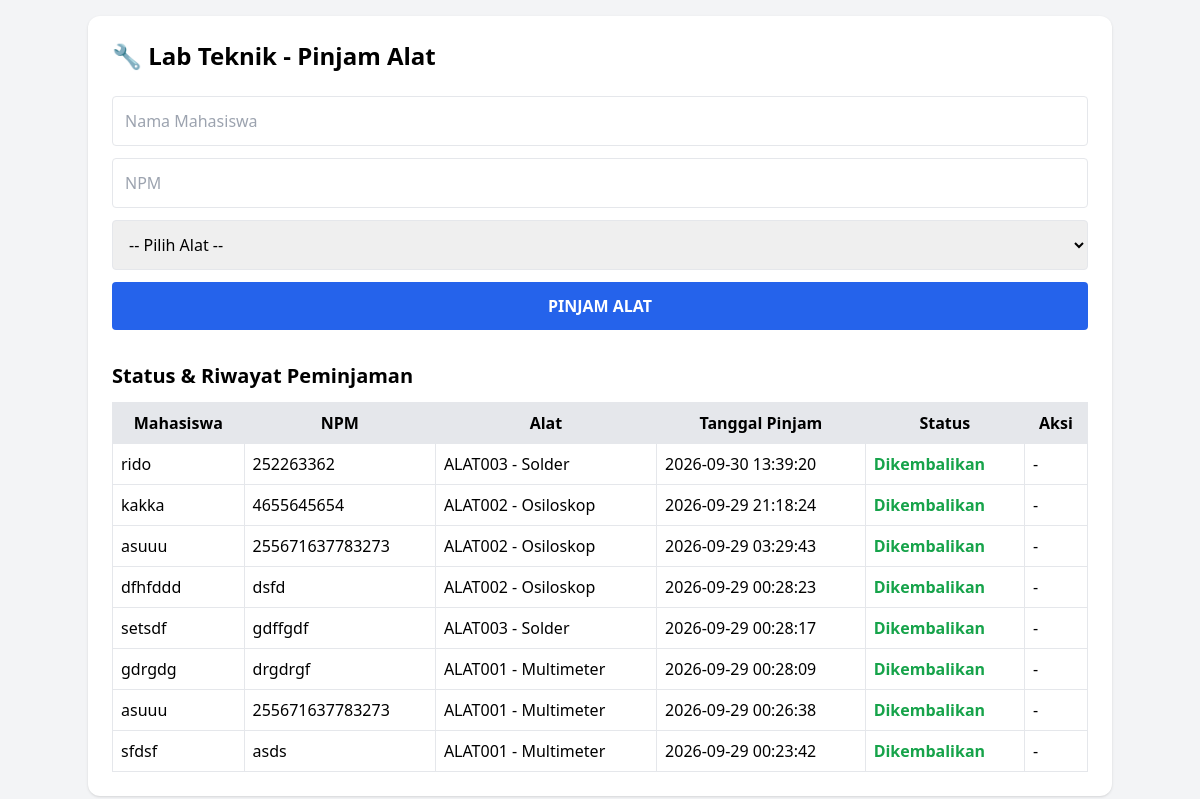
The page / on the database its author committed.
### tables this page shows
CREATE TABLE `peminjaman` (
  `id` int NOT NULL,
  `nama_mahasiswa` varchar(100) NOT NULL,
  `npm` varchar(30) NOT NULL,
  `alat_id` int NOT NULL,
  `tanggal_pinjam` datetime DEFAULT CURRENT_TIMESTAMP,
  `tanggal_kembali` datetime DEFAULT NULL,
  `status` enum('dipinjam','dikembalikan') DEFAULT 'dipinjam'
);

CREATE TABLE `alat` (
  `id` int NOT NULL,
  `kode_alat` varchar(50) NOT NULL,
  `nama_alat` varchar(100) NOT NULL,
  `jumlah` int NOT NULL DEFAULT '0',
  `tersedia` int NOT NULL DEFAULT '0',
  `created_at` timestamp NULL DEFAULT CURRENT_TIMESTAMP
);

### index.php (the view, shortened to what this page needs)
<?php
require_once "koneksi.php";
$riwayat = $conn->query("
    SELECT p.*, a.kode_alat, a.nama_alat
    FROM peminjaman p
    JOIN alat a ON a.id = p.alat_id
    ORDER BY p.id DESC
    LIMIT 20
");
?>
<!DOCTYPE html>
<html lang="id">
<head>
<script src="https://cdn.tailwindcss.com"></script>
</head>
<body class="bg-gray-100 min-h-screen p-4">
<div class="max-w-5xl mx-auto bg-white p-6 rounded-xl shadow">
    <h1 class="text-2xl font-bold mb-6">🔧 Lab Teknik - Pinjam Alat</h1>
    <form action="pinjam.php" method="POST" class="space-y-3 mb-8">
        <input name="nama" required placeholder="Nama Mahasiswa"
               class="w-full border p-3 rounded">
        <input name="npm" required placeholder="NPM"
               class="w-full border p-3 rounded">
        <select name="alat_id" required class="w-full border p-3 rounded">
            <option value="">-- Pilih Alat --</option>
        </select>
        <button class="w-full bg-blue-600 hover:bg-blue-700 text-white p-3 rounded font-bold">
            PINJAM ALAT
        </button>
    </form>
    <h2 class="font-bold text-xl mb-3">Status & Riwayat Peminjaman</h2>
    <div class="overflow-x-auto">
    <table class="w-full border-collapse">
        <thead>
            <tr class="bg-gray-200">
                <th class="border p-2">Mahasiswa</th>
                <th class="border p-2">NPM</th>
                <th class="border p-2">Alat</th>
                <th class="border p-2">Tanggal Pinjam</th>
                <th class="border p-2">Status</th>
                <th class="border p-2">Aksi</th>
            </tr>
        </thead>
        <tbody>
        <?php while ($row = $riwayat->fetch_assoc()): ?>
            <tr>
                <td class="border p-2"><?= htmlspecialchars($row['nama_mahasiswa']) ?></td>
                <td class="border p-2"><?= htmlspecialchars($row['npm']) ?></td>
                <td class="border p-2">
                    <?= htmlspecialchars($row['kode_alat']) ?> -
                    <?= htmlspecialchars($row['nama_alat']) ?>
                </td>
                <td class="border p-2"><?= htmlspecialchars($row['tanggal_pinjam']) ?></td>
                <td class="border p-2">
                    <?php if ($row['status'] === 'dipinjam'): ?>
                        <span class="text-red-600 font-bold">Dipinjam</span>
                    <?php else: ?>
                        <span class="text-green-600 font-bold">Dikembalikan</span>
                    <?php endif; ?>
                </td>
                <td class="border p-2">
                    <?php if ($row['status'] === 'dipinjam'): ?>
                    <form action="kembali.php" method="POST">
                        <input type="hidden" name="id" value="<?= $row['id'] ?>">
                        <button class="bg-green-600 text-white px-3 py-1 rounded">
                            Kembalikan
                        </button>
                    </form>
                    <?php else: ?>
                        -
                    <?php endif; ?>
                </td>
            </tr>
        <?php endwhile; ?>
        </tbody>
    </table>
    </div>
</div>
</body>
</html>

### rows shown on the page
peminjaman: nama_mahasiswa "rido", npm "252263362", alat.kode_alat "ALAT003", alat.nama_alat "Solder", tanggal_pinjam "2026-09-30 13:39:20", status "Dikembalikan"
peminjaman: nama_mahasiswa "kakka", npm "4655645654", alat.kode_alat "ALAT002", alat.nama_alat "Osiloskop", tanggal_pinjam "2026-09-29 21:18:24", status "Dikembalikan"
peminjaman: nama_mahasiswa "asuuu", npm "255671637783273", alat.kode_alat "ALAT002", alat.nama_alat "Osiloskop", tanggal_pinjam "2026-09-29 03:29:43", status "Dikembalikan"
peminjaman: nama_mahasiswa "dfhfddd", npm "dsfd", alat.kode_alat "ALAT002", alat.nama_alat "Osiloskop", tanggal_pinjam "2026-09-29 00:28:23", status "Dikembalikan"
peminjaman: nama_mahasiswa "setsdf", npm "gdffgdf", alat.kode_alat "ALAT003", alat.nama_alat "Solder", tanggal_pinjam "2026-09-29 00:28:17", status "Dikembalikan"
peminjaman: nama_mahasiswa "gdrgdg", npm "drgdrgf", alat.kode_alat "ALAT001", alat.nama_alat "Multimeter", tanggal_pinjam "2026-09-29 00:28:09", status "Dikembalikan"
peminjaman: nama_mahasiswa "asuuu", npm "255671637783273", alat.kode_alat "ALAT001", alat.nama_alat "Multimeter", tanggal_pinjam "2026-09-29 00:26:38", status "Dikembalikan"
peminjaman: nama_mahasiswa "sfdsf", npm "asds", alat.kode_alat "ALAT001", alat.nama_alat "Multimeter", tanggal_pinjam "2026-09-29 00:23:42", status "Dikembalikan"
